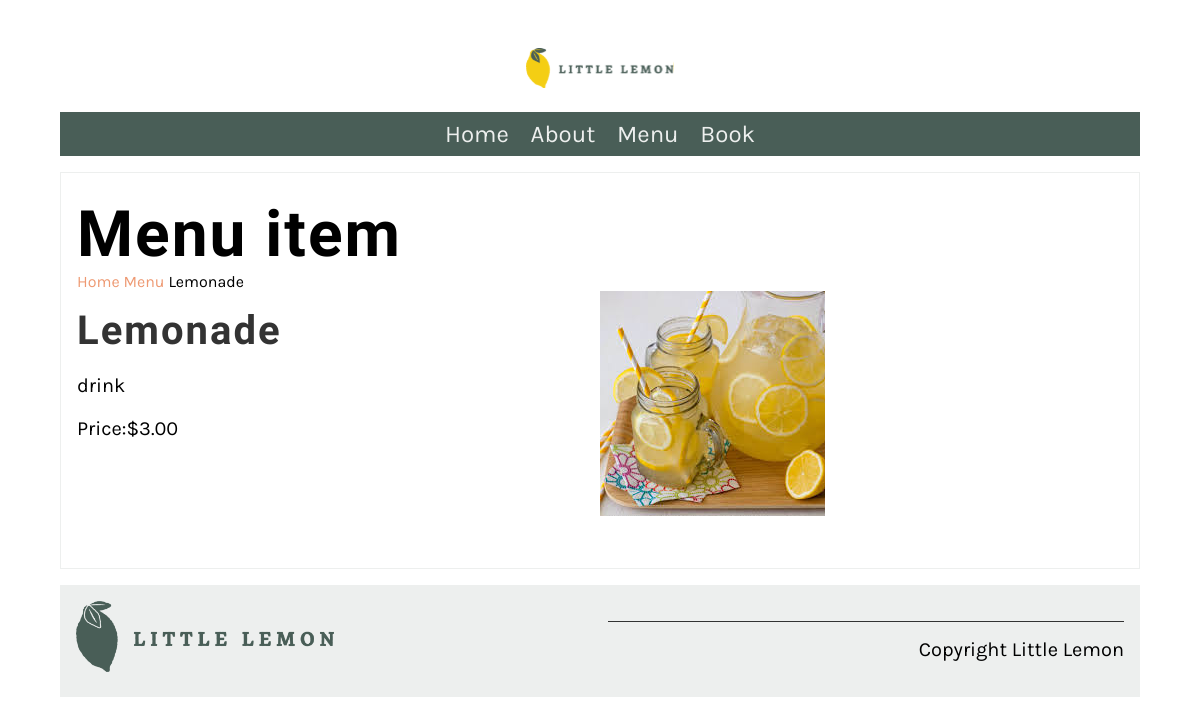
Page /main/menu_item/1/ on the committed database.
### restaurant/models.py (models this page shows, shortened)
class Menus(models.Model):
    name=models.CharField(max_length=200)
    price=models.IntegerField(null=False)
    menu_item_description=models.TextField(max_length=200)

### restaurant/views.py (the view)
# urls.py: path('menu_item/<int:pk>/',views.menu_item,name="menu_item"),
def menu_item(request, pk=None):
    if pk:
        menu_item=Menus.objects.get(pk=pk)
    else:
        menu_item=""
    return render(request,'menu_item.html',{"menu_item":menu_item})

### restaurant/templates/menu_item.html
{%extends 'base.html'%}
{%load static%}
{%block content%}
<section>
    <article>
        <h1>Menu item</h1>
        <span>
            <a href="{%url 'home' %}">Home</a>
            <a href="{%url 'menu' %}">Menu</a>
            {{menu_item.name}}
        </span>
        <div class="row">
            <div class="column">
                <h2>
                    {{menu_item.name}}
                </h2>
                <p>
                    {{menu_item.menu_item_description}}
                </p>
                <p>
                    Price:${{menu_item.price}}.00
                </p>
            </div>
            <div class="column">
                <img src="{% static 'img/' %}{{menu_item.name}}.jpg" alt="{{menu_item.name}}"/>
            </div>
        </div>
    </article>
</section>
{% endblock %}

### restaurant/static/css/style.css (style rules this page uses)
body { font-family: 'Karla', sans-serif; margin-top: 3rem; margin-bottom: 3rem; margin-left: 5%; margin-right: 5%; }
h1, h2, h3, h4, h5, h6 { font-family: 'Markazi Text', serif; letter-spacing: 2px;; }
h1 { font-size: 4rem; margin-top: 1.5rem; margin-bottom: 0; }
h2 { font-size: 2.5rem; color: #333333; margin:1rem 0; }
p, ul { font-size: 1.25rem;; }
a { color: #EE9972; text-decoration: none; }
section { display: flex; gap: 2rem 1rem; margin-top: 1rem; margin-bottom: 1rem; flex-direction: row; }
article { flex:1; }
article img { max-width: 100%; }
main article { border: 1px solid #EDEFEE; padding-left: 1rem; padding-right: 1rem; }
.row { display: flex; flex-direction: row; width: 100%; padding-bottom: 1rem; }
.column { flex-basis: 50%; margin-bottom: 1rem; padding-bottom: 1rem; }

### rows in the picture
Menus: name "Lemonade", menu_item_description "drink", price "3", name (picture)
